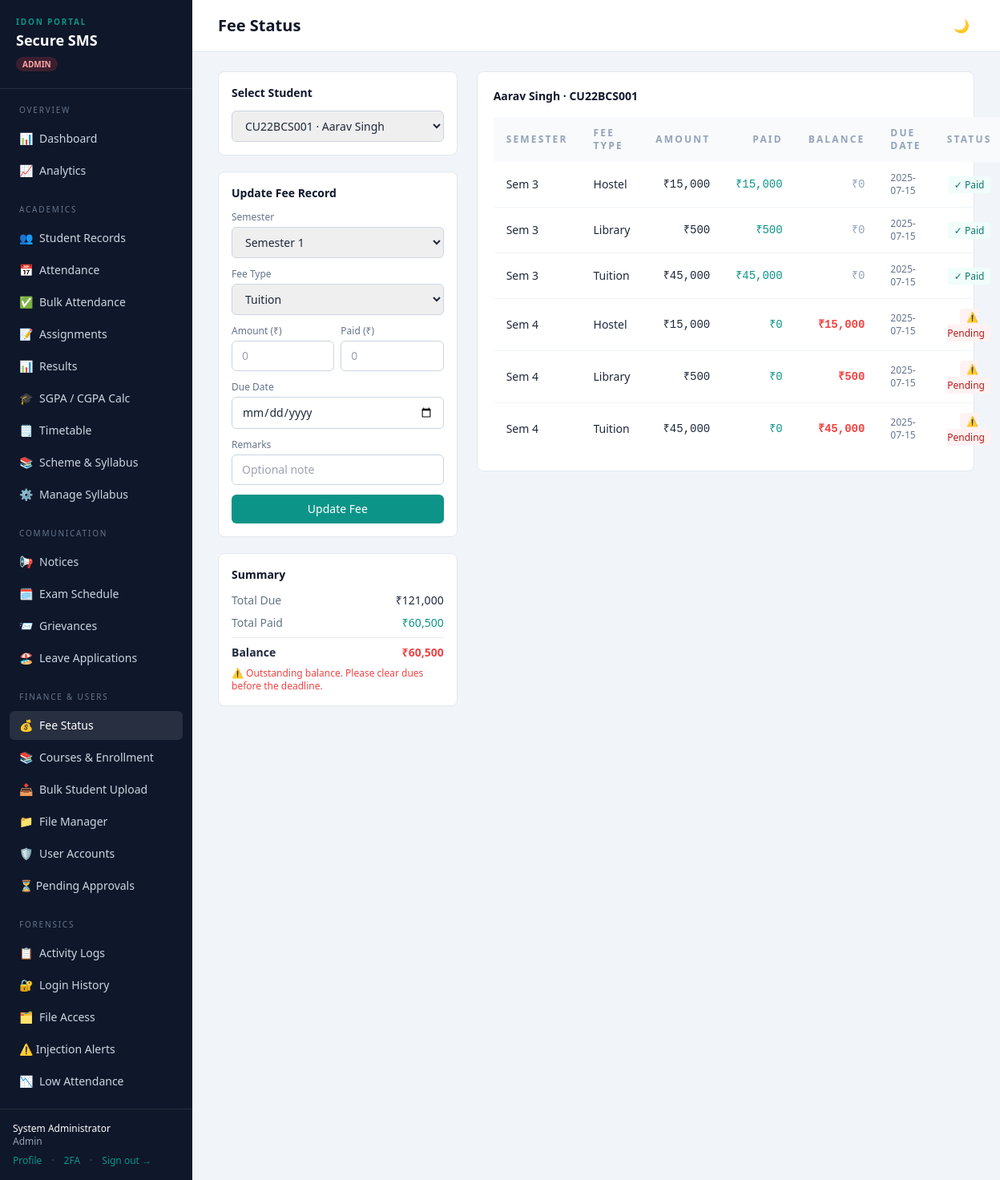
Screenshot of /fees?student_id=1 (signed in) with the database file from the repository.
### tables this page shows
CREATE TABLE users (
    id              INTEGER PRIMARY KEY AUTOINCREMENT,
    username        TEXT UNIQUE NOT NULL,
    email           TEXT UNIQUE NOT NULL,
    password_hash   TEXT NOT NULL,
    role            TEXT NOT NULL CHECK(role IN ('admin','faculty','student')),
    full_name       TEXT NOT NULL,
    contact_no      TEXT,
    branch          TEXT,
    university      TEXT,
    year            INTEGER,
    profile_complete INTEGER NOT NULL DEFAULT 0,
    is_active       INTEGER NOT NULL DEFAULT 1,
    created_at      DATETIME DEFAULT CURRENT_TIMESTAMP
, address TEXT, dob TEXT, guardian_name TEXT, emergency_contact TEXT, totp_secret TEXT, totp_enabled INTEGER DEFAULT 0, status TEXT DEFAULT 'active');

CREATE TABLE students (
    id           INTEGER PRIMARY KEY AUTOINCREMENT,
    roll_number  TEXT UNIQUE NOT NULL,
    full_name    TEXT NOT NULL,
    email        TEXT NOT NULL,
    department   TEXT NOT NULL,
    year         INTEGER NOT NULL,
    cgpa         REAL,
    phone        TEXT,
    created_by   INTEGER REFERENCES users(id),
    created_at   DATETIME DEFAULT CURRENT_TIMESTAMP,
    updated_at   DATETIME DEFAULT CURRENT_TIMESTAMP
, programme TEXT, current_semester INTEGER, user_id INTEGER REFERENCES users(id));

CREATE TABLE fee_status (
    id          INTEGER PRIMARY KEY AUTOINCREMENT,
    student_id  INTEGER NOT NULL REFERENCES students(id) ON DELETE CASCADE,
    semester    INTEGER NOT NULL,
    fee_type    TEXT NOT NULL DEFAULT 'tuition',
    amount      REAL NOT NULL,
    paid_amount REAL NOT NULL DEFAULT 0,
    due_date    TEXT,
    paid_date   TEXT,
    status      TEXT NOT NULL DEFAULT 'pending',
    remarks     TEXT,
    updated_by  INTEGER REFERENCES users(id),
    created_at  DATETIME DEFAULT CURRENT_TIMESTAMP,
    UNIQUE(student_id, semester, fee_type)
);

### app.py (the view)
@app.route("/fees")
@login_required
def fee_status():
    u = current_user()
    selected_student = None
    fee_rows = []
    students = []
    if u["role"] == "student":
        user_db = query_one("SELECT * FROM users WHERE id = ?", (u["id"],))
        selected_student = query_one(
            "SELECT * FROM students WHERE email = ? OR full_name = ?",
            (user_db["email"], user_db["full_name"])
        )
        sid = selected_student["id"] if selected_student else None
    else:
        students = query_all("SELECT id, roll_number, full_name FROM students ORDER BY roll_number")
        sid = request.args.get("student_id") or None
        if sid:
            selected_student = query_one("SELECT * FROM students WHERE id = ?", (sid,))
    if sid:
        fee_rows = query_all(
            "SELECT f.*, u.full_name updated_by_name FROM fee_status f "
            "LEFT JOIN users u ON f.updated_by = u.id "
            "WHERE f.student_id = ? ORDER BY f.semester, f.fee_type",
            (sid,)
        )
    fz.log_activity(request, u, "view", "fees")
    return render_template("fee_status.html", selected_student=selected_student,
                           fee_rows=fee_rows, students=students,
                           sid=int(sid) if sid else None)

### templates/fee_status.html (shortened to what this page needs)
{% extends "base.html" %}
{% block heading %}Fee Status{% endblock %}
{% block content %}
<div class="grid lg:grid-cols-3 gap-6">
  <div class="space-y-5">
    {% if user.role in ('admin','faculty') %}
    <div class="bg-white rounded-lg border border-slate-200 p-4">
      <h3 class="text-sm font-semibold text-ink mb-3">Select Student</h3>
      <form method="get">
        <select name="student_id" onchange="this.form.submit()"
                class="w-full rounded-md border border-slate-300 px-3 py-2 text-sm focus:border-signal outline-none">
          {% for s in students %}
            <option value="{{ s.id }}" {{ 'selected' if sid == s.id else '' }}>
              {{ s.roll_number }} · {{ s.full_name }}
            </option>
          {% endfor %}
        </select>
      </form>
    </div>
    {% endif %}
    {% if user.role == 'admin' and selected_student %}
    <div class="bg-white rounded-lg border border-slate-200 p-4">
      <h3 class="text-sm font-semibold text-ink mb-3">Update Fee Record</h3>
      <form method="post" action="{{ url_for('fee_update') }}" class="space-y-3">
        <div>
          <label class="block text-xs font-medium text-slate-500 mb-1">Semester</label>
          <select name="semester" class="w-full rounded-md border border-slate-300 px-3 py-2 text-sm focus:border-signal outline-none">
            {% for s in range(1,9) %}<option value="{{ s }}">Semester {{ s }}</option>{% endfor %}
          </select>
        </div>
        <div>
          <label class="block text-xs font-medium text-slate-500 mb-1">Fee Type</label>
          <select name="fee_type" class="w-full rounded-md border border-slate-300 px-3 py-2 text-sm focus:border-signal outline-none">
            <option value="tuition">Tuition</option>
          </select>
        </div>
        <div class="grid grid-cols-2 gap-2">
          <div>
            <label class="block text-xs font-medium text-slate-500 mb-1">Amount (₹)</label>
            <input name="amount" type="number" step="0.01" required placeholder="0"
                   class="w-full rounded-md border border-slate-300 px-3 py-2 text-sm focus:border-signal outline-none">
          </div>
          <div>
            <label class="block text-xs font-medium text-slate-500 mb-1">Paid (₹)</label>
            <input name="paid_amount" type="number" step="0.01" placeholder="0"
                   class="w-full rounded-md border border-slate-300 px-3 py-2 text-sm focus:border-signal outline-none">
          </div>
        </div>
        <div>
          <label class="block text-xs font-medium text-slate-500 mb-1">Due Date</label>
          <input name="due_date" type="date"
                 class="w-full rounded-md border border-slate-300 px-3 py-2 text-sm focus:border-signal outline-none">
        </div>
        <div>
          <label class="block text-xs font-medium text-slate-500 mb-1">Remarks</label>
          <input name="remarks" placeholder="Optional note"
                 class="w-full rounded-md border border-slate-300 px-3 py-2 text-sm focus:border-signal outline-none">
        </div>
        <button class="w-full bg-signal hover:bg-teal-700 text-white text-sm font-medium py-2 rounded-md transition">
          Update Fee
        </button>
      </form>
    </div>
    {% endif %}
    {% if fee_rows %}
    {% set total_due = fee_rows | sum(attribute='amount') %}
    {% set total_paid = fee_rows | sum(attribute='paid_amount') %}
    {% set balance = total_due - total_paid %}
    <div class="bg-white rounded-lg border border-slate-200 p-4">
      <h3 class="text-sm font-semibold text-ink mb-3">Summary</h3>
      <div class="space-y-2 text-sm">
        <div class="flex justify-between"><span class="text-slate-500">Total Due</span><span class="font-medium">₹{{ '{:,.0f}'.format(total_due) }}</span></div>
        <div class="flex justify-between"><span class="text-slate-500">Total Paid</span><span class="font-medium text-teal-600">₹{{ '{:,.0f}'.format(total_paid) }}</span></div>
        <div class="flex justify-between border-t pt-2"><span class="font-semibold">Balance</span>
          <span class="font-bold {{ 'text-red-500' if balance > 0 else 'text-teal-600' }}">
            ₹{{ '{:,.0f}'.format(balance) }}
          </span>
        </div>
      </div>
      {% if balance > 0 %}
      <p class="text-xs text-red-500 mt-2">⚠ Outstanding balance. Please clear dues before the deadline.</p>
      {% else %}
      <p class="text-xs text-teal-600 mt-2">✓ All fees cleared.</p>
      {% endif %}
    </div>
    {% endif %}
  </div>
  <div class="lg:col-span-2">
    {% if selected_student %}
    <div class="bg-white rounded-lg border border-slate-200 p-5">
      <h2 class="text-sm font-semibold text-ink mb-4">
        {{ selected_student.full_name }} · {{ selected_student.roll_number }}
      </h2>
      {% if fee_rows %}
      <table class="w-full text-sm evidence">
        <thead class="bg-slate-50 text-xs eyebrow uppercase text-slate-400">
          <tr>
            <th class="px-4 py-3 text-left">Semester</th>
            <th class="px-4 py-3 text-left">Fee Type</th>
            <th class="px-4 py-3 text-right">Amount</th>
            <th class="px-4 py-3 text-right">Paid</th>
            <th class="px-4 py-3 text-right">Balance</th>
            <th class="px-4 py-3 text-left">Due Date</th>
            <th class="px-4 py-3 text-center">Status</th>
          </tr>
        </thead>
        <tbody class="divide-y divide-slate-100">
          {% for f in fee_rows %}
          {% set bal = f.amount - f.paid_amount %}
          <tr class="hover:bg-slate-50">
            <td class="px-4 py-3 font-medium">Sem {{ f.semester }}</td>
            <td class="px-4 py-3 capitalize">{{ f.fee_type }}</td>
            <td class="px-4 py-3 text-right font-mono">₹{{ '{:,.0f}'.format(f.amount) }}</td>
            <td class="px-4 py-3 text-right font-mono text-teal-600">₹{{ '{:,.0f}'.format(f.paid_amount) }}</td>
            <td class="px-4 py-3 text-right font-mono {{ 'text-red-500 font-semibold' if bal > 0 else 'text-slate-400' }}">
              ₹{{ '{:,.0f}'.format(bal) }}
            </td>
            <td class="px-4 py-3 text-xs text-slate-500">{{ f.due_date or '—' }}</td>
            <td class="px-4 py-3 text-center">
              {% if f.status == 'paid' %}
                <span class="px-2 py-0.5 bg-teal-50 text-teal-700 rounded text-xs font-medium">✓ Paid</span>
              {% elif f.status == 'partial' %}
                <span class="px-2 py-0.5 bg-yellow-50 text-yellow-700 rounded text-xs font-medium">◑ Partial</span>
              {% else %}
                <span class="px-2 py-0.5 bg-red-50 text-red-700 rounded text-xs font-medium">⚠ Pending</span>
              {% endif %}
            </td>
          </tr>
          {% endfor %}
        </tbody>
      </table>
      {% else %}
      <p class="text-sm text-slate-400 py-6 text-center">No fee records found for this student.</p>
      {% endif %}
    </div>
    {% endif %}
  </div>
</div>
{% endblock %}

### templates/base.html (shortened to what this page needs)
<!doctype html>
<html lang="en">
<head>
  <script src="https://cdn.tailwindcss.com"></script>
</head>
<body class="bg-slate-100 text-slate-800 min-h-screen">
{% if user %}
<div class="flex min-h-screen">
  <aside class="w-60 shrink-0 bg-ink text-slate-300 flex flex-col">
    <div class="px-5 py-5 border-b border-white/10">
      <div class="eyebrow text-[10px] uppercase text-signal font-semibold">IDon Portal</div>
      <div class="text-white font-semibold text-lg leading-tight mt-1">Secure&nbsp;SMS</div>
      <div class="mt-1">
        {% if user.role == 'admin' %}
          <span class="text-[10px] bg-red-500/20 text-red-300 px-2 py-0.5 rounded-full font-semibold">ADMIN</span>
        {% elif user.role == 'faculty' %}
          <span class="text-[10px] bg-blue-500/20 text-blue-300 px-2 py-0.5 rounded-full font-semibold">FACULTY</span>
        {% else %}
          <span class="text-[10px] bg-teal-500/20 text-teal-300 px-2 py-0.5 rounded-full font-semibold">STUDENT</span>
        {% endif %}
      </div>
    </div>
    <nav class="flex-1 px-3 py-4 space-y-1 text-sm">
      {% macro nav(endpoint, label, icon='') %}
        <a href="{{ url_for(endpoint) }}"
           class="flex items-center gap-2 px-3 py-2 rounded-md hover:bg-white/5 hover:text-white transition
                  {{ 'nav-active' if request.endpoint == endpoint else '' }}">
          {% if icon %}<span>{{ icon }}</span>{% endif %}{{ label }}
        </a>
      {% endmacro %}
      {% if user.role == 'admin' %}
        <div class="eyebrow text-[10px] uppercase text-slate-500 px-3 pb-1">Overview</div>
        {{ nav('dashboard', 'Dashboard', '📊') }}
        {{ nav('student_analytics', 'Analytics', '📈') }}
        <div class="eyebrow text-[10px] uppercase text-slate-500 px-3 pt-4 pb-1">Academics</div>
        {{ nav('students', 'Student Records', '👥') }}
        {{ nav('attendance', 'Attendance', '📅') }}
        {{ nav('attendance_bulk_mark', 'Bulk Attendance', '✅') }}
        {{ nav('assignments', 'Assignments', '📝') }}
        {{ nav('results', 'Results', '📊') }}
        {{ nav('sgpa', 'SGPA / CGPA Calc', '🎓') }}
        {{ nav('timetable', 'Timetable', '🗒️') }}
        {{ nav('syllabus.index', 'Scheme & Syllabus', '📚') }}
        {{ nav('syllabus.admin_index', 'Manage Syllabus', '⚙️') }}
        <div class="eyebrow text-[10px] uppercase text-slate-500 px-3 pt-4 pb-1">Communication</div>
        {{ nav('notices', 'Notices', '📢') }}
        {{ nav('exam_schedule', 'Exam Schedule', '🗓️') }}
        {{ nav('grievances', 'Grievances', '📨') }}
        {{ nav('leaves', 'Leave Applications', '🏖️') }}
        <div class="eyebrow text-[10px] uppercase text-slate-500 px-3 pt-4 pb-1">Finance & Users</div>
        {{ nav('fee_status', 'Fee Status', '💰') }}
        {{ nav('courses', 'Courses & Enrollment', '📚') }}
        {{ nav('bulk_upload_students', 'Bulk Student Upload', '📥') }}
        {{ nav('files', 'File Manager', '📁') }}
        {{ nav('users_list', 'User Accounts', '🛡️') }}
        <a href="{{ url_for('pending_users') }}"
           class="flex items-center justify-between px-3 py-2 rounded-md hover:bg-white/5 hover:text-white transition
                  {{ 'nav-active' if request.endpoint == 'pending_users' else '' }}">
          <span class="flex items-center gap-2">⏳ Pending Approvals</span>
        </a>
        <div class="eyebrow text-[10px] uppercase text-slate-500 px-3 pt-4 pb-1">Forensics</div>
        {{ nav('audit_activity', 'Activity Logs', '📋') }}
        {{ nav('audit_logins', 'Login History', '🔐') }}
        {{ nav('audit_files', 'File Access', '🗂️') }}
        <a href="{{ url_for('audit_alerts') }}"
           class="flex items-center justify-between px-3 py-2 rounded-md hover:bg-white/5 hover:text-white transition
                  {{ 'nav-active' if request.endpoint == 'audit_alerts' else '' }}">
          <span class="flex items-center gap-2">⚠️ Injection Alerts</span>
        </a>
        {{ nav('low_attendance_report', 'Low Attendance', '📉') }}
      {% endif %}
    </nav>
    <div class="px-4 py-4 border-t border-white/10 text-xs">
      <div class="text-white font-medium">{{ user.full_name }}</div>
      <div class="text-slate-400 capitalize">{{ user.role }}</div>
      <div class="flex gap-3 mt-2">
        <a href="{{ url_for('profile') }}" class="text-signal hover:text-teal-300">Profile</a>
        <span class="text-slate-600">·</span>
        <a href="{{ url_for('twofa_setup') }}" class="text-signal hover:text-teal-300">2FA</a>
        <span class="text-slate-600">·</span>
        <a href="{{ url_for('logout') }}" class="text-signal hover:text-teal-300">Sign out →</a>
      </div>
    </div>
  </aside>
  <div class="flex-1 flex flex-col min-w-0">
    <header class="bg-white border-b border-slate-200 px-8 py-4 flex items-center justify-between">
      <h1 class="text-xl font-semibold text-ink">{% block heading %}{% endblock %}</h1>
      <div class="flex items-center gap-3">
        <button id="theme-toggle" title="Toggle dark mode"
                onclick="toggleTheme()"
                class="w-8 h-8 rounded-full flex items-center justify-center hover:bg-slate-100 transition text-slate-500 hover:text-slate-800">
          <span id="theme-icon">🌙</span>
        </button>
      </div>
    </header>
    <main class="flex-1 px-8 py-6">
      {% block content %}{% endblock %}
    </main>
  </div>
</div>
{% else %}
  {% block auth %}{% endblock %}
{% endif %}
</body>
</html>

### rows the page displays
users: full_name "System Administrator"
students: full_name "Aarav Singh", roll_number "CU22BCS001"
fee_status: semester "3", fee_type "Hostel", amount "15,000", paid_amount "15,000", bal "0", due_date "2025-07-15", status "✓ Paid"
fee_status: semester "3", fee_type "Library", amount "500", paid_amount "500", bal "0", due_date "2025-07-15", status "✓ Paid"
fee_status: semester "3", fee_type "Tuition", amount "45,000", paid_amount "45,000", bal "0", due_date "2025-07-15", status "✓ Paid"
fee_status: semester "4", fee_type "Hostel", amount "15,000", paid_amount "0", bal "15,000", due_date "2025-07-15", status "⚠ Pending"
fee_status: semester "4", fee_type "Library", amount "500", paid_amount "0", bal "500", due_date "2025-07-15", status "⚠ Pending"
fee_status: semester "4", fee_type "Tuition", amount "45,000", paid_amount "0", bal "45,000", due_date "2025-07-15", status "⚠ Pending"

### other values shown
{{ icon }} "📊 📈 👥 📅 ✅ 📝 📊 🎓 🗒️ 📚 ⚙️ 📢 🗓️ 📨 🏖️ 💰 📚 📥 📁 🛡️ 📋 🔐 🗂️ 📉"
{{ user.role }} "Admin"
{{ '{:,.0f}'.format(total_due) }} "121,000"
{{ '{:,.0f}'.format(total_paid) }} "60,500"
{{ '{:,.0f}'.format(balance) }} "60,500"
form field student_id "CU22BCS001 · Aarav Singh"
